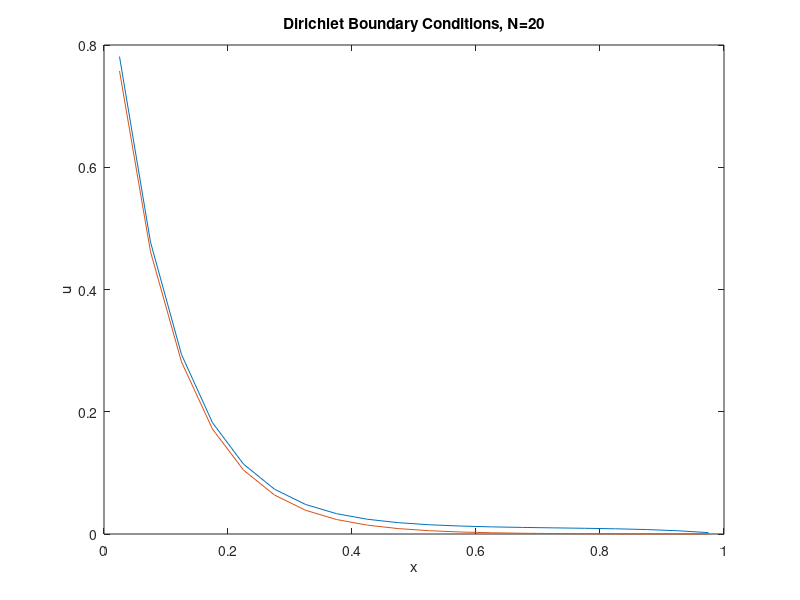

This figure's MATLAB source:
%%Boundary Conditions and givens
n=20; %increase for grid convergence
L=1;
k=10;
lambda=(k^2);
U0=1;
v=1;
h=L/n;
a=ones(n+2,1);                          %superdiagonal
b=-(2+lambda*(h^2))*ones(n+2,1);        %diagonal
c=ones(n+2,1);                          %subdiagonal
d=zeros(n+2,1);
b(1)=1;     
c(1)=1;     
a(n+2)=1;   
b(n+2)=1;
d(1)=2*U0;

c1=zeros(n+2,1);
d1=zeros(n+2,1);
d1(1)=d(1)/b(1);
c1(1)=c(1)/b(1);

for i=2:n+2
c1(i)=c(i)/(b(i)-a(i)*c1(i-1));
d1(i)=(d(i)-a(i)*d1(i-1))/(b(i)-a(i)*c1(i-1));
end
%back substitution
u=zeros(n+2,1);
u(n+2)=d1(n+2);
for i=n+1:-1:1
    u(i)=d1(i)-c1(i)*u(i+1);
end
%%Graphing
x=h/2:h:(L-h/2);
ut=(1-(sinh(k*(L-x))+sinh(k*x))/sinh(k*L))*(1/(k^2))+U0*(sinh(k*(L-x))/sinh(k*L));
plot(x,ut,x,u(2:n+1))
title('Dirichlet Boundary Conditions, N=20')
xlabel('x')
ylabel('u')

%%Part 2
h=L/n;
a=ones(n+2,1);
b=-(2+lambda*(h^2))*ones(n+2,1);
c=ones(n+2,1);
d=zeros(n+2,1);
b(1)=1;
a(n+2)=1;
d(1)=v;
%%Forward elimination
d1=zeros(n+2,1);
c1=zeros(n+2,1);
d1(1)=d(1)/b(1);
c1(1)=c(1)/b(1);
for i=2:n+2
    c1(i)=c(i)/(b(i)-a(i)*c1(i-1));
    d1(i)=(d(i)-a(i)*d1(i-1))/b(i)-a(i)*c1(i-1);
end
%Back Substitiution
u=zeros(n+2,1);
u(n+2)=d1(n+2);
for i=n+1:-1:1
    u(i)=d1(i)-c1(i)*u(i+1);
end
ut2=(1-(cosh(k*x)/cosh(k*L))*(1/(k^2)))-(v/k)*(sinh(k*(L-x))/cosh(k*L));
%%plot(x,ut2,x,u(2:n+1))